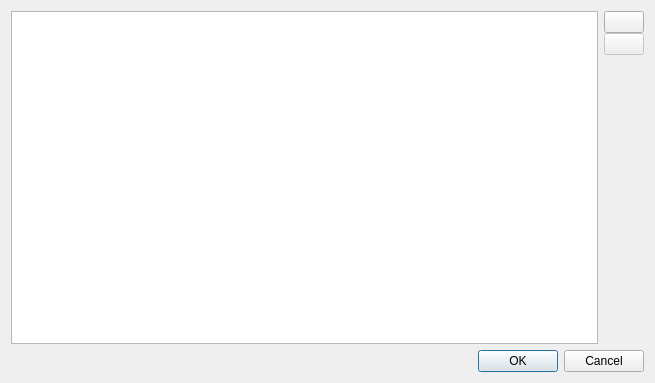
<?xml version="1.0" encoding="UTF-8"?>
<ui version="4.0">
 <class>GestionMagasinsDialog</class>
 <widget class="QDialog" name="GestionMagasinsDialog">
  <property name="geometry">
   <rect>
    <x>0</x>
    <y>0</y>
    <width>655</width>
    <height>383</height>
   </rect>
  </property>
  <property name="windowTitle">
   <string>Gérer les magasins</string>
  </property>
  <layout class="QVBoxLayout" name="verticalLayout">
   <item>
    <layout class="QHBoxLayout" name="horizontalLayout">
     <item>
      <widget class="QListWidget" name="listMagasins"/>
     </item>
     <item>
      <layout class="QVBoxLayout" name="verticalLayout_2">
       <property name="spacing">
        <number>0</number>
       </property>
       <item>
        <widget class="QPushButton" name="btnAjoutMagasin">
         <property name="toolTip">
          <string>Ajouter</string>
         </property>
         <property name="text">
          <string/>
         </property>
         <property name="icon">
          <iconset resource="resources.qrc">
           <normaloff>:/icons/add.png</normaloff>:/icons/add.png</iconset>
         </property>
        </widget>
       </item>
       <item>
        <widget class="QPushButton" name="btnSupprMagasin">
         <property name="enabled">
          <bool>false</bool>
         </property>
         <property name="toolTip">
          <string>Supprimer</string>
         </property>
         <property name="text">
          <string/>
         </property>
         <property name="icon">
          <iconset resource="resources.qrc">
           <normaloff>:/icons/remove.png</normaloff>:/icons/remove.png</iconset>
         </property>
        </widget>
       </item>
       <item>
        <spacer name="verticalSpacer">
         <property name="orientation">
          <enum>Qt::Vertical</enum>
         </property>
         <property name="sizeHint" stdset="0">
          <size>
           <width>20</width>
           <height>40</height>
          </size>
         </property>
        </spacer>
       </item>
      </layout>
     </item>
    </layout>
   </item>
   <item>
    <widget class="QDialogButtonBox" name="buttonBox">
     <property name="orientation">
      <enum>Qt::Horizontal</enum>
     </property>
     <property name="standardButtons">
      <set>QDialogButtonBox::Cancel|QDialogButtonBox::Ok</set>
     </property>
    </widget>
   </item>
  </layout>
 </widget>
 <resources>
  <include location="resources.qrc"/>
 </resources>
 <connections>
  <connection>
   <sender>buttonBox</sender>
   <signal>accepted()</signal>
   <receiver>GestionMagasinsDialog</receiver>
   <slot>accept()</slot>
   <hints>
    <hint type="sourcelabel">
     <x>248</x>
     <y>254</y>
    </hint>
    <hint type="destinationlabel">
     <x>157</x>
     <y>274</y>
    </hint>
   </hints>
  </connection>
  <connection>
   <sender>buttonBox</sender>
   <signal>rejected()</signal>
   <receiver>GestionMagasinsDialog</receiver>
   <slot>reject()</slot>
   <hints>
    <hint type="sourcelabel">
     <x>316</x>
     <y>260</y>
    </hint>
    <hint type="destinationlabel">
     <x>286</x>
     <y>274</y>
    </hint>
   </hints>
  </connection>
 </connections>
</ui>
